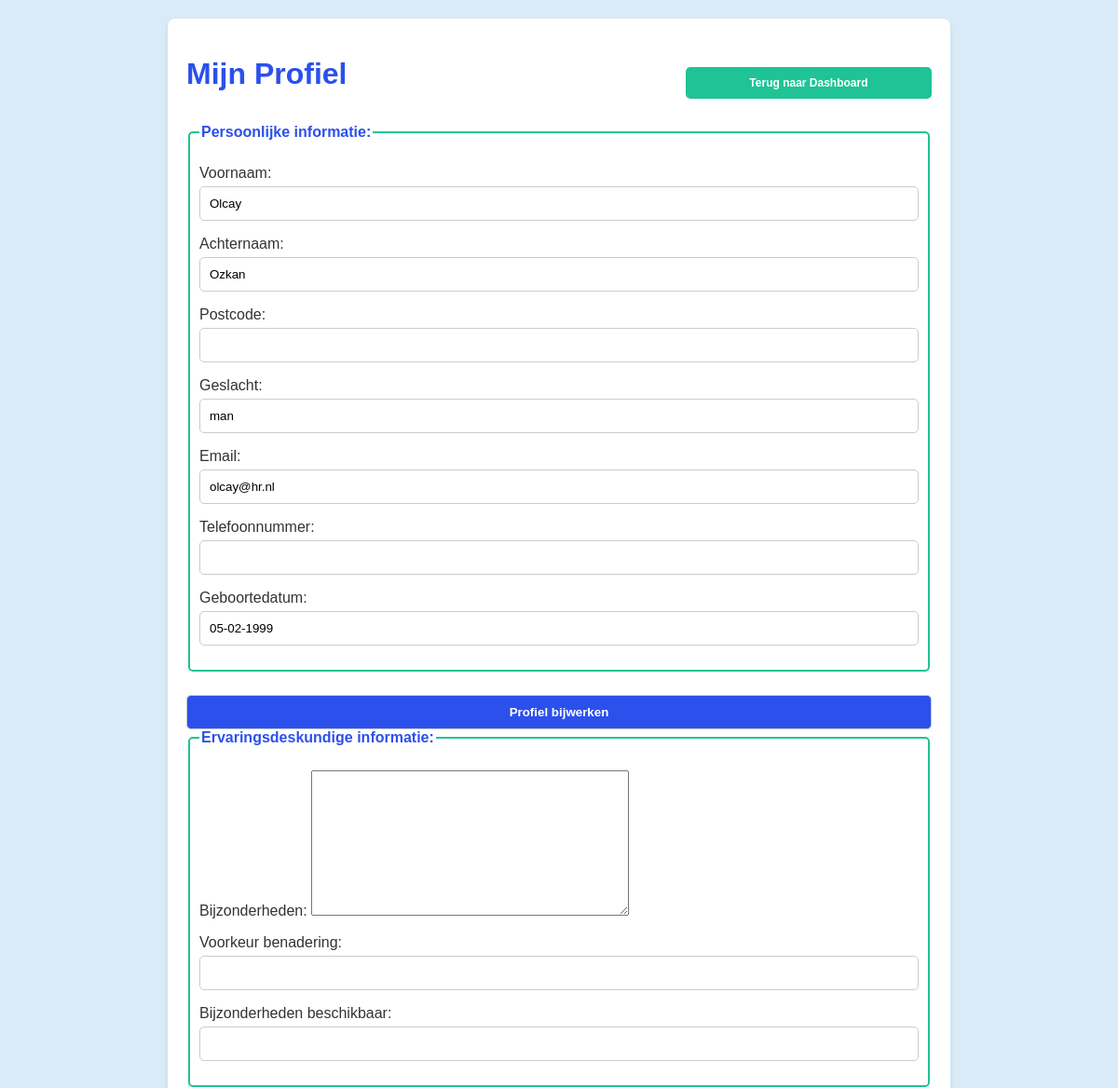
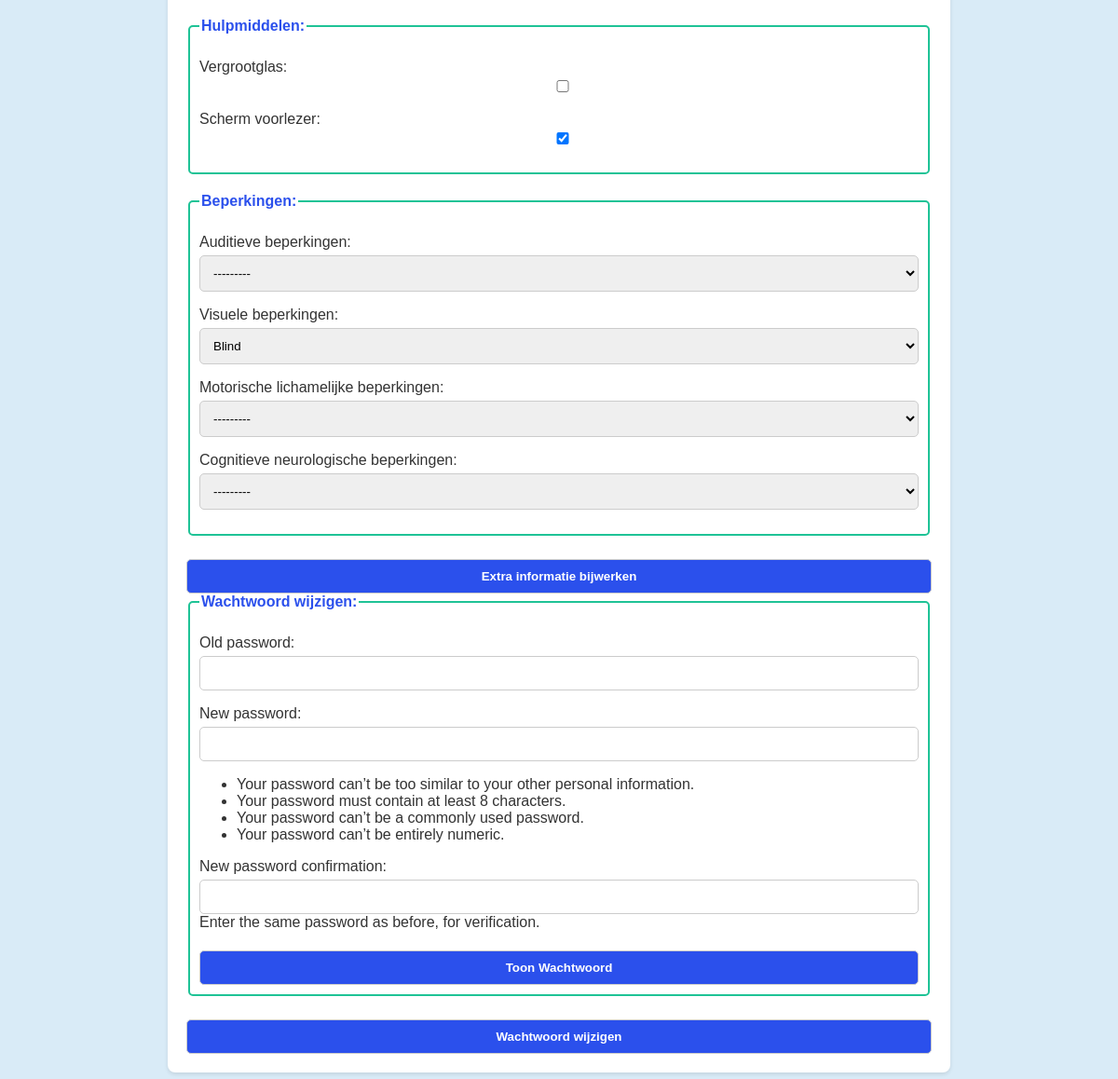
Page /ervaringsdeskundige/profiel/ (signed in) on the committed database (2 pictures, top to bottom).
### core/models.py (models this page shows, shortened)
class Gebruikers(AbstractBaseUser, PermissionsMixin):
    gebruiker_id = models.AutoField(primary_key=True)
    voornaam = models.CharField(max_length=255)
    achternaam = models.CharField(max_length=255)
    is_beheerder = models.BooleanField(default=False)
    is_organisatie = models.BooleanField(default=False)
    postcode = models.CharField(max_length=6, blank=True, null=True)
    geslacht = models.CharField(max_length=10, blank=True, null=True)
    email = models.EmailField(unique=True)
    telefoonnummer = models.CharField(max_length=20, blank=True, null=True)
    geboortedatum = models.DateField()
    last_login = models.DateTimeField(blank=True, null=True)
    organisatie = models.ForeignKey(Organisaties, on_delete=models.SET_NULL, null=True, blank=True)
    objects = GebruikersManager()
    USERNAME_FIELD = 'email'
    REQUIRED_FIELDS = []
    class Meta:
        db_table = 'gebruikers'

class Ervaringsdeskundige(models.Model):
    ervaringsdeskundige_id = models.AutoField(primary_key=True)
    bijzonderheden = models.TextField(blank=True, null=True)
    voorkeur_benadering = models.CharField(max_length=255, blank=True, null=True)
    bijzonderheden_beschikbaar = models.CharField(max_length=255, blank=True, null=True)
    gebruiker = models.ForeignKey(Gebruikers, on_delete=models.CASCADE)
    beperkingen = models.ForeignKey(Beperkingen, on_delete=models.SET_NULL, null=True, blank=True)
    toezichthouder = models.ForeignKey(Toezichthouder, on_delete=models.SET_NULL, null=True, blank=True)
    hulpmiddelen = models.ForeignKey(Hulpmiddelen, on_delete=models.SET_NULL, null=True, blank=True)
    is_goedgekeurd = models.BooleanField(default=False)
    class Meta:
        db_table = 'ervaringsdeskundige'

class Hulpmiddelen(models.Model):
    hulpmiddelen_id = models.AutoField(primary_key=True)
    vergrootglas = models.BooleanField(default=False)
    scherm_voorlezer = models.BooleanField(default=False)
    class Meta:
        db_table = 'hulpmiddelen'

class Beperkingen(models.Model):
    AUDITIEVE_BEPERKINGEN_CHOICES = [
        ('doof', 'Doof'),
        ('slechthorend', 'Slechthorend'),
        ('doofblind', 'Doofblind'),
    ]
    VISUELE_BEPERKINGEN_CHOICES = [
        ('blind', 'Blind'),
        ('slechtziend', 'Slechtziend'),
        ('kleurenblind', 'Kleurenblind'),
        ('doofblind', 'Doofblind'),
    ]
    MOTORISCHE_BEPERKINGEN_CHOICES = [
        ('amputatie', 'Amputatie en mismaaktheid'),
        ('artritus', 'Artritus'),
        ('fibromyalgie', 'Fibromyalgie'),
        ('reuma', 'Reuma'),
        ('handvaardigheid', 'Verminderde handvaardigheid'),
        ('spierdystrofie', 'Spierdystrofie'),
        ('rsi', 'RSI'),
        ('tremor', 'Tremor en Spasmen'),
        ('quadriplegie', 'Quadriplegie of tetraplegie'),
    ]
    COGNITIEVE_BEPERKINGEN_CHOICES = [
        ('adhd', 'ADHD'),
        ('autisme', 'Autisme'),
        ('leerstoornis', 'Leerstoornis'),
        ('geheugen', 'Geheugen beperking'),
        ('ms', 'Multiple Sclerose'),
        ('epilepsie', 'Epilepsie'),
        ('migraine', 'Migraine'),
    ]
    auditieve_beperkingen = models.CharField(max_length=50, choices=AUDITIEVE_BEPERKINGEN_CHOICES, blank=True, null=True)
    visuele_beperkingen = models.CharField(max_length=50, choices=VISUELE_BEPERKINGEN_CHOICES, blank=True, null=True)
    motorische_lichamelijke_beperkingen = models.CharField(max_length=50, choices=MOTORISCHE_BEPERKINGEN_CHOICES, blank=True, null=True)
    cognitieve_neurologische_beperkingen = models.CharField(max_length=50, choices=COGNITIEVE_BEPERKINGEN_CHOICES, blank=True, null=True)
    class Meta:
        db_table = 'beperkingen'

### ervaringsdeskundige/views.py (the view)
# urls.py: path('profiel/', views.profiel, name='profiel'),
@login_required
def profiel(request):
    gebruiker = request.user
    leeftijd = leeftijd_berekenen(gebruiker.geboortedatum)
    toon_toezichthouder_form = leeftijd < 18
    ervaringsdeskundige, _ = Ervaringsdeskundige.objects.get_or_create(gebruiker=gebruiker)
    hulpmiddelen, _ = Hulpmiddelen.objects.get_or_create(ervaringsdeskundige=ervaringsdeskundige)
    beperkingen, _ = Beperkingen.objects.get_or_create(ervaringsdeskundige=ervaringsdeskundige)
    toezichthouder, _ = Toezichthouder.objects.get_or_create(ervaringsdeskundige=ervaringsdeskundige) if (
        toon_toezichthouder_form) else (None, False)
    if request.method == 'POST':
        gebruiker_form = GebruikerForm(request.POST, instance=gebruiker)
        ervaringsdeskundige_form = ErvaringsdeskundigeForm(request.POST, instance=ervaringsdeskundige)
        hulpmiddelen_form = HulpmiddelenForm(request.POST, instance=hulpmiddelen)
        beperkingen_form = BeperkingenForm(request.POST, instance=beperkingen)
        toezichthouder_form = ToezichthouderForm(request.POST, instance=toezichthouder) if (
            toon_toezichthouder_form) else None
        password_form = CustomPasswordChangeForm(user=gebruiker, data=request.POST)
        if 'wijzigen_profiel' in request.POST:
            forms_valid = (gebruiker_form.is_valid() and ervaringsdeskundige_form.is_valid() and
                           hulpmiddelen_form.is_valid() and beperkingen_form.is_valid() and
                           toezichthouder_form.is_valid() if toon_toezichthouder_form else True)
            if forms_valid:
                gebruiker_form.save()
                ervaringsdeskundige_form.save()
                hulpmiddelen_form.save()
                beperkingen_form.save()
                if toon_toezichthouder_form:
                    toezichthouder_form.save()
                messages.success(request, 'Profiel succesvol bijgewerkt.', extra_tags='profiel')
                return redirect('profiel')
            else:
                messages.error(request, 'Controleer alstublieft de ingevoerde gegevens.', extra_tags='profiel')
        elif 'wijzigen_wachtwoord' in request.POST and password_form.is_valid():
            user = password_form.save()
            update_session_auth_hash(request, user)
            messages.success(request, 'Wachtwoord succesvol gewijzigd.', extra_tags='profiel')
            return redirect('profiel')
    else:
        gebruiker_form = GebruikerForm(instance=gebruiker)
        ervaringsdeskundige_form = ErvaringsdeskundigeForm(instance=ervaringsdeskundige)
        hulpmiddelen_form = HulpmiddelenForm(instance=hulpmiddelen)
        beperkingen_form = BeperkingenForm(instance=beperkingen)
        toezichthouder_form = ToezichthouderForm(instance=toezichthouder) if toon_toezichthouder_form else None
        password_form = CustomPasswordChangeForm(user=gebruiker)
    context = {
        'gebruiker_form': gebruiker_form,
        'ervaringsdeskundige_form': ervaringsdeskundige_form,
        'hulpmiddelen_form': hulpmiddelen_form,
        'beperkingen_form': beperkingen_form,
        'toezichthouder_form': toezichthouder_form,
        'password_form': password_form,
        'toon_toezichthouder_form': toon_toezichthouder_form,
    }
    return render(request, 'profiel.html', context)

### ervaringsdeskundige/forms.py
class GebruikerForm(forms.ModelForm):
    class Meta:
        model = User
        fields = ['voornaam', 'achternaam', 'postcode', 'geslacht', 'email', 'telefoonnummer', 'geboortedatum']
    def __init__(self, *args, **kwargs):
        super(GebruikerForm, self).__init__(*args, **kwargs)
        for field in self.fields:
            self.fields[field].required = False

class ErvaringsdeskundigeForm(forms.ModelForm):
    class Meta:
        model = Ervaringsdeskundige
        fields = ['bijzonderheden', 'voorkeur_benadering', 'bijzonderheden_beschikbaar']
    def __init__(self, *args, **kwargs):
        super(ErvaringsdeskundigeForm, self).__init__(*args, **kwargs)
        for field in self.fields:
            self.fields[field].required = False

### ervaringsdeskundige/views.py (called while the page is built)
def leeftijd_berekenen(geboortedatum):
    vandaag = date.today()
    leeftijd = vandaag.year - geboortedatum.year - ((vandaag.month, vandaag.day)
                                                    < (geboortedatum.month, geboortedatum.day))
    return leeftijd

### ervaringsdeskundige/templates/profiel.html (shortened to what this page needs)
<!DOCTYPE html>
<html lang="nl">
<head>
    {% load static %}
    <link rel="stylesheet" href="{% static 'CSS/profiel.css' %}" type="text/css">
</head>
<body>
<div class="container">
    <main>
        <div class="header">
            <h1>Mijn Profiel</h1>
            <button onclick="location.href='{% url 'dashboard_deskundige' %}';" class="back-button">Terug naar Dashboard</button>
        </div>
        <form method="post" aria-label="Profiel bijwerken">
            <fieldset>
                <legend>Persoonlijke informatie:</legend>
                {{ gebruiker_form.as_p }}
            </fieldset>
            <button type="submit" name="wijzigen_profiel">Profiel bijwerken</button>
        </form>
        <form method="post" aria-label="Extra informatie bijwerken">
            <fieldset>
                <legend>Ervaringsdeskundige informatie:</legend>
                {{ ervaringsdeskundige_form.as_p }}
            </fieldset>
            <fieldset>
                <legend>Hulpmiddelen:</legend>
                {{ hulpmiddelen_form.as_p }}
            </fieldset>
            <fieldset>
                <legend>Beperkingen:</legend>
                {{ beperkingen_form.as_p }}
            </fieldset>
            <button type="submit" name="wijzigen_extra_info">Extra informatie bijwerken</button>
        </form>
        <form method="post" aria-label="Wachtwoord wijzigen">
            <fieldset>
                <legend>Wachtwoord wijzigen:</legend>
                {{ password_form.as_p }}
                <button type="button" onclick="togglePasswordVisibility()" aria-label="Toon wachtwoord">Toon
                    Wachtwoord
                </button>
            </fieldset>
            <button type="submit" name="wijzigen_wachtwoord">Wachtwoord wijzigen</button>
        </form>
    </main>
</div>
</body>
</html>

### ervaringsdeskundige/static/CSS/Profiel.css (style rules this page uses)
body { font-family: Arial, sans-serif; background-color: #d9ebf7; color: #333; padding: 20px; margin: 0 auto; }
.container { max-width: 800px; margin: 0 auto; padding: 20px; background-color: #fff; border-radius: 8px; box-shadow: 0 2px 4px rgba(0,0,0,0.1); }
h1 { color: #2b50ec; flex-grow: 30; margin-right: 250px; width: 1000px; height: 50px; }
fieldset { border: 2px solid #1fc396; border-radius: 5px; padding: 10px; margin-bottom: 20px; }
legend { color: #2b50ec; font-weight: bold; }
label, button, input[type="button"], input[type="submit"] { cursor: pointer; }
input, select, button, input[type="button"], input[type="submit"] { border: 1px solid #ccc; border-radius: 5px; padding: 10px; margin-top: 5px; width: 100%; box-sizing: border-box; }
button, input[type="button"], input[type="submit"] { background-color: #2b50ec; color: white; font-weight: bold; }
.header { display: flex; justify-content: space-between; align-items: center; width: 100%; }
.back-button { background-color: #1fc396; color: white; padding: 10px 30px; font-size: 0.75em; border: none; border-radius: 5px; cursor: pointer; margin-left: 10px; }

### rows in the picture
Gebruikers: voornaam "Olcay", achternaam "Ozkan", geslacht "man", email "olcay@hr.nl", geboortedatum "05-02-1999"
Hulpmiddelen: scherm_voorlezer "☑"
Beperkingen: auditieve_beperkingen "---------", visuele_beperkingen "Blind", motorische_lichamelijke_beperkingen "---------", cognitieve_neurologische_beperkingen "---------"
